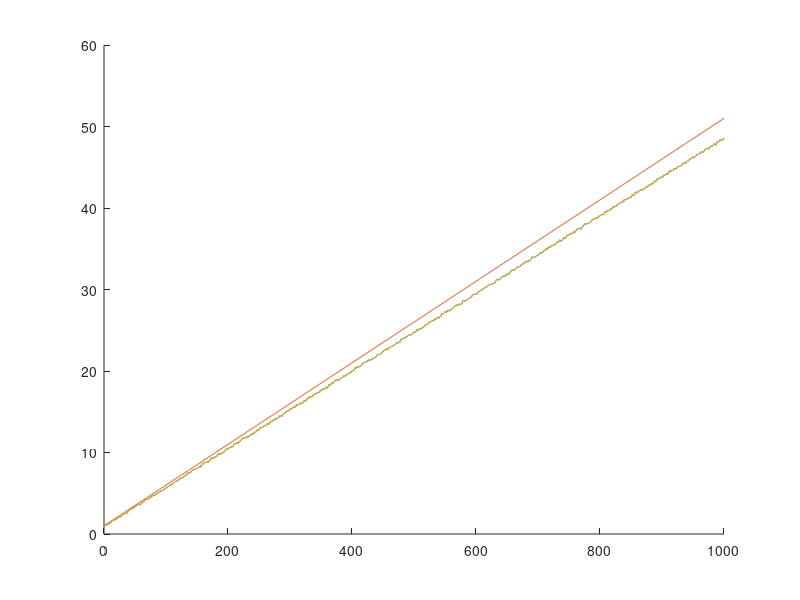

Write the MATLAB code that produced this figure.
clear;
close;
%Setup World:
t0 = [1;    1;  1];
t1 = [5;    4;  2];
t2 = [7;    -2; 6];
t3 = [-5;   -3; 1];

Twx = [t0(1); t1(1); t2(1); t3(1)];
Twy = [t0(2); t1(2); t2(2); t3(2)];

n = length(Twx);

%Setup Kalman filter parameters:
Ppk1 = [1 0 0 0;
        0 1 0 0;
        0 0 1 0
        0 0 0 1];
Ppk1 = [0.910838127593087,0.00174721850217674,0.00174721850217674,0.00174721850217674;
        0.00174721850217676,0.910838127593085,0.00174721850217669,0.00174721850217670;
        0.00174721850217675,0.00174721850217676,0.910838127593085,0.00174721850217672;
        0.00174721850217675,0.00174721850217674,0.00174721850217675,0.910838127593087];

Q = [0 0 0 0;
     0 10 0 0
     0 0 10 0
     0 0 0 10];
 
R = [1 0 0 0
     0 1 0 0
     0 0 1 0
     0 0 0 1];

%Monte Carlo Simulations
sims = 1000;
Twxkps = zeros(n, sims);
Twxmks = zeros(n, sims);
Twys = zeros(n, sims);
Twxs = zeros(n, sims);

Twxpk1 = Twx;
Twypk1 = Twy;

speed = 0.05;

for i = 1:sims
    %Equivalent to taking a measurment where Node 0 is the robot.
    T0x = [t0(1) - t0(1); t1(1)-t0(1); t2(1)-t0(1); t3(1)-t0(1)] + randn(n, 1)/10;
    
    t0(1) = t0(1) + speed;
    Twx = [t0(1); t1(1); t2(1); t3(1)];
    
    T0x = repmat(T0x, 1, n);

    %Make predictions
    Tnx = transpose(T0x) - T0x ;
    Twxmk = 1/n*ones(n)*Twxpk1 - 1/n*Tnx*ones(n,1);
    Pmk = 1/n*ones(n)*Ppk1*transpose(1/n*ones(n)) + Q;

    %Update phase
    %Assume nodes don't move
    ykx = Twxpk1 - Twxmk;
    Kkx = Pmk/(R + Pmk);
    
    %Update measurment
    Twxkp = Twxmk + Kkx*ykx;
    Ppk1 = (eye(n) - Kkx)*Pmk;
    
    Twxpk1 = Twxkp;
    
    Twxmks(:, i) = Twxmk;
    Twxkps(:, i) = Twxkp;
    Twxs(:, i) = Twx;
end

figure(1)
hold on
plot(Twxkps(1,:))
plot(Twxs(1,:))
plot(Twxmks(1,:))
